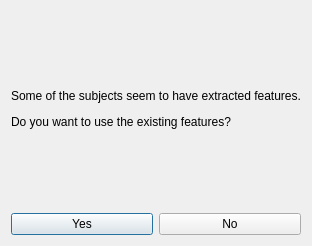
<?xml version="1.0" encoding="UTF-8"?>
<ui version="4.0">
 <class>Dialog</class>
 <widget class="QDialog" name="Dialog">
  <property name="geometry">
   <rect>
    <x>0</x>
    <y>0</y>
    <width>285</width>
    <height>246</height>
   </rect>
  </property>
  <property name="windowTitle">
   <string>Dialog</string>
  </property>
  <layout class="QGridLayout" name="gridLayout">
   <item row="1" column="0">
    <widget class="QPushButton" name="yesButton">
     <property name="text">
      <string>Yes</string>
     </property>
    </widget>
   </item>
   <item row="1" column="1">
    <widget class="QPushButton" name="noButton">
     <property name="text">
      <string>No</string>
     </property>
    </widget>
   </item>
   <item row="0" column="0" colspan="2">
    <widget class="QLabel" name="dialogLabel">
     <property name="text">
      <string>&lt;html&gt;&lt;head/&gt;&lt;body&gt;&lt;p&gt;Some of the subjects seem to have extracted features.&lt;/p&gt;&lt;p&gt;Do you want to use the existing features?&lt;/p&gt;&lt;/body&gt;&lt;/html&gt;</string>
     </property>
    </widget>
   </item>
  </layout>
 </widget>
 <resources/>
 <connections/>
</ui>
